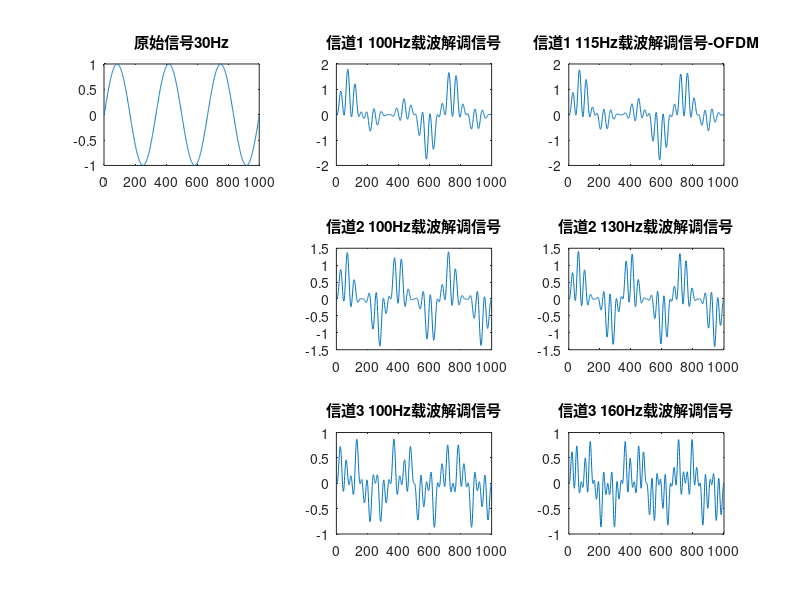
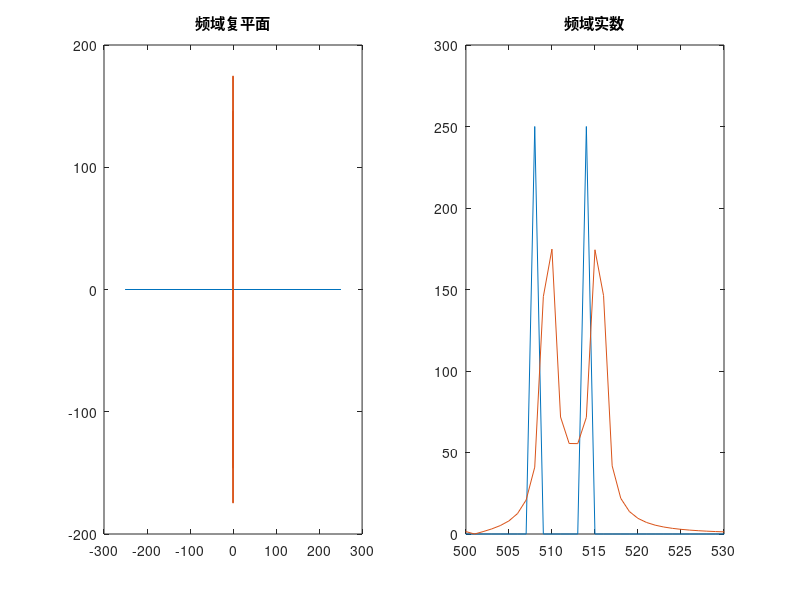

Here is the MATLAB script that generated these plots, in order:
% 研究FDM下载波之间最小间距，以及OFDM

% 正弦波参数
fs1 = 30;                   % 信号频率为30Hz
fc1 = 100;                  % 载波1频率为100Hz
fc2 = 115;                  % 载波2频率为110Hz
fc3 = 130;                  % 载波3频率为120Hz
fc4 = 160;                  % 载波4频率为130Hz
Fs = 10000;                 % 采样率10000Hz
t1 = 0; t2 = 0.1;           % 仿真时间0-0.1s

t = t1:1/Fs:t2-1/Fs;

% 信号
s1 = sin( 2*pi*fs1*t );

% 载波
c1 = sin( 2*pi*fc1*t );
c2 = sin( 2*pi*fc2*t );
c3 = sin( 2*pi*fc3*t );
c4 = sin( 2*pi*fc4*t );

% 生成信道信号
a1 = s1.*c1 + s1.*c2;
a2 = s1.*c1 + s1.*c3;
a3 = s1.*c1 + s1.*c4;

% 解调
y11 = a1.*c1, y12 = a1.*c2;
y21 = a2.*c1, y22 = a2.*c3;
y31 = a3.*c1, y32 = a3.*c4;

% 输出结果
figure(1);
subplot(3,3,1),plot(s1),title('原始信号30Hz');
subplot(3,3,2),plot(y11),title('信道1 100Hz载波解调信号');
subplot(3,3,3),plot(y12),title('信道1 115Hz载波解调信号-OFDM');
subplot(3,3,5),plot(y21),title('信道2 100Hz载波解调信号');
subplot(3,3,6),plot(y22),title('信道2 130Hz载波解调信号');
subplot(3,3,8),plot(y31),title('信道3 100Hz载波解调信号');
subplot(3,3,9),plot(y32),title('信道3 160Hz载波解调信号');

figure(2);
subplot(1,2,1),
plot(fftshift(fft(s1.*c1))),hold on,
plot(fftshift(fft(s1.*c2))),title('频域复平面');

subplot(1,2,2),
plot(abs(fftshift(fft(s1.*c1)))),axis([500 530 0 300]),hold on,
plot(abs(fftshift(fft(s1.*c2)))),axis([500 530 0 300]),title('频域实数');
